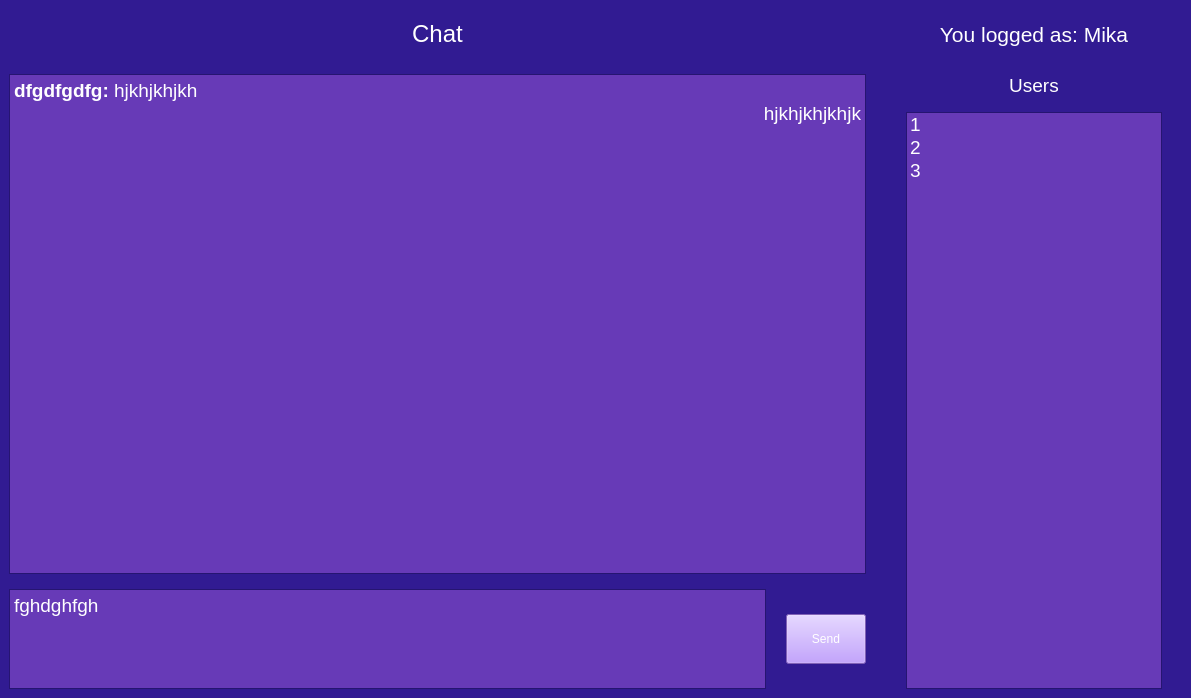
<?xml version="1.0" encoding="UTF-8"?>
<ui version="4.0">
 <class>ClientWindow</class>
 <widget class="QMainWindow" name="ClientWindow">
  <property name="geometry">
   <rect>
    <x>0</x>
    <y>0</y>
    <width>1191</width>
    <height>698</height>
   </rect>
  </property>
  <property name="sizePolicy">
   <sizepolicy hsizetype="Preferred" vsizetype="Preferred">
    <horstretch>0</horstretch>
    <verstretch>0</verstretch>
   </sizepolicy>
  </property>
  <property name="minimumSize">
   <size>
    <width>800</width>
    <height>0</height>
   </size>
  </property>
  <property name="palette">
   <palette>
    <active>
     <colorrole role="WindowText">
      <brush brushstyle="SolidPattern">
       <color alpha="255">
        <red>255</red>
        <green>255</green>
        <blue>255</blue>
       </color>
      </brush>
     </colorrole>
     <colorrole role="Button">
      <brush brushstyle="SolidPattern">
       <color alpha="255">
        <red>255</red>
        <green>51</green>
        <blue>0</blue>
       </color>
      </brush>
     </colorrole>
     <colorrole role="Midlight">
      <brush brushstyle="SolidPattern">
       <color alpha="255">
        <red>227</red>
        <green>84</green>
        <blue>0</blue>
       </color>
      </brush>
     </colorrole>
     <colorrole role="Dark">
      <brush brushstyle="SolidPattern">
       <color alpha="255">
        <red>160</red>
        <green>10</green>
        <blue>0</blue>
       </color>
      </brush>
     </colorrole>
     <colorrole role="Mid">
      <brush brushstyle="SolidPattern">
       <color alpha="255">
        <red>160</red>
        <green>3</green>
        <blue>134</blue>
       </color>
      </brush>
     </colorrole>
     <colorrole role="Text">
      <brush brushstyle="SolidPattern">
       <color alpha="255">
        <red>255</red>
        <green>255</green>
        <blue>255</blue>
       </color>
      </brush>
     </colorrole>
     <colorrole role="ButtonText">
      <brush brushstyle="SolidPattern">
       <color alpha="255">
        <red>42</red>
        <green>209</green>
        <blue>255</blue>
       </color>
      </brush>
     </colorrole>
     <colorrole role="Base">
      <brush brushstyle="SolidPattern">
       <color alpha="255">
        <red>103</red>
        <green>58</green>
        <blue>183</blue>
       </color>
      </brush>
     </colorrole>
     <colorrole role="Window">
      <brush brushstyle="SolidPattern">
       <color alpha="255">
        <red>49</red>
        <green>27</green>
        <blue>146</blue>
       </color>
      </brush>
     </colorrole>
     <colorrole role="Highlight">
      <brush brushstyle="SolidPattern">
       <color alpha="255">
        <red>48</red>
        <green>219</green>
        <blue>214</blue>
       </color>
      </brush>
     </colorrole>
     <colorrole role="Link">
      <brush brushstyle="SolidPattern">
       <color alpha="255">
        <red>255</red>
        <green>131</green>
        <blue>90</blue>
       </color>
      </brush>
     </colorrole>
     <colorrole role="AlternateBase">
      <brush brushstyle="SolidPattern">
       <color alpha="255">
        <red>194</red>
        <green>37</green>
        <blue>246</blue>
       </color>
      </brush>
     </colorrole>
    </active>
    <inactive>
     <colorrole role="WindowText">
      <brush brushstyle="SolidPattern">
       <color alpha="255">
        <red>255</red>
        <green>255</green>
        <blue>255</blue>
       </color>
      </brush>
     </colorrole>
     <colorrole role="Button">
      <brush brushstyle="SolidPattern">
       <color alpha="255">
        <red>255</red>
        <green>51</green>
        <blue>0</blue>
       </color>
      </brush>
     </colorrole>
     <colorrole role="Midlight">
      <brush brushstyle="SolidPattern">
       <color alpha="255">
        <red>227</red>
        <green>84</green>
        <blue>0</blue>
       </color>
      </brush>
     </colorrole>
     <colorrole role="Dark">
      <brush brushstyle="SolidPattern">
       <color alpha="255">
        <red>160</red>
        <green>10</green>
        <blue>0</blue>
       </color>
      </brush>
     </colorrole>
     <colorrole role="Mid">
      <brush brushstyle="SolidPattern">
       <color alpha="255">
        <red>160</red>
        <green>3</green>
        <blue>134</blue>
       </color>
      </brush>
     </colorrole>
     <colorrole role="Text">
      <brush brushstyle="SolidPattern">
       <color alpha="255">
        <red>255</red>
        <green>255</green>
        <blue>255</blue>
       </color>
      </brush>
     </colorrole>
     <colorrole role="ButtonText">
      <brush brushstyle="SolidPattern">
       <color alpha="255">
        <red>42</red>
        <green>209</green>
        <blue>255</blue>
       </color>
      </brush>
     </colorrole>
     <colorrole role="Base">
      <brush brushstyle="SolidPattern">
       <color alpha="255">
        <red>103</red>
        <green>58</green>
        <blue>183</blue>
       </color>
      </brush>
     </colorrole>
     <colorrole role="Window">
      <brush brushstyle="SolidPattern">
       <color alpha="255">
        <red>49</red>
        <green>27</green>
        <blue>146</blue>
       </color>
      </brush>
     </colorrole>
     <colorrole role="Highlight">
      <brush brushstyle="SolidPattern">
       <color alpha="255">
        <red>48</red>
        <green>219</green>
        <blue>214</blue>
       </color>
      </brush>
     </colorrole>
     <colorrole role="Link">
      <brush brushstyle="SolidPattern">
       <color alpha="255">
        <red>255</red>
        <green>131</green>
        <blue>90</blue>
       </color>
      </brush>
     </colorrole>
     <colorrole role="AlternateBase">
      <brush brushstyle="SolidPattern">
       <color alpha="255">
        <red>194</red>
        <green>37</green>
        <blue>246</blue>
       </color>
      </brush>
     </colorrole>
    </inactive>
    <disabled>
     <colorrole role="WindowText">
      <brush brushstyle="SolidPattern">
       <color alpha="255">
        <red>160</red>
        <green>10</green>
        <blue>0</blue>
       </color>
      </brush>
     </colorrole>
     <colorrole role="Button">
      <brush brushstyle="SolidPattern">
       <color alpha="255">
        <red>255</red>
        <green>51</green>
        <blue>0</blue>
       </color>
      </brush>
     </colorrole>
     <colorrole role="Midlight">
      <brush brushstyle="SolidPattern">
       <color alpha="255">
        <red>227</red>
        <green>84</green>
        <blue>0</blue>
       </color>
      </brush>
     </colorrole>
     <colorrole role="Dark">
      <brush brushstyle="SolidPattern">
       <color alpha="255">
        <red>160</red>
        <green>10</green>
        <blue>0</blue>
       </color>
      </brush>
     </colorrole>
     <colorrole role="Mid">
      <brush brushstyle="SolidPattern">
       <color alpha="255">
        <red>160</red>
        <green>3</green>
        <blue>134</blue>
       </color>
      </brush>
     </colorrole>
     <colorrole role="Text">
      <brush brushstyle="SolidPattern">
       <color alpha="255">
        <red>160</red>
        <green>10</green>
        <blue>0</blue>
       </color>
      </brush>
     </colorrole>
     <colorrole role="ButtonText">
      <brush brushstyle="SolidPattern">
       <color alpha="255">
        <red>160</red>
        <green>10</green>
        <blue>0</blue>
       </color>
      </brush>
     </colorrole>
     <colorrole role="Base">
      <brush brushstyle="SolidPattern">
       <color alpha="255">
        <red>49</red>
        <green>27</green>
        <blue>146</blue>
       </color>
      </brush>
     </colorrole>
     <colorrole role="Window">
      <brush brushstyle="SolidPattern">
       <color alpha="255">
        <red>49</red>
        <green>27</green>
        <blue>146</blue>
       </color>
      </brush>
     </colorrole>
     <colorrole role="Highlight">
      <brush brushstyle="SolidPattern">
       <color alpha="255">
        <red>0</red>
        <green>120</green>
        <blue>215</blue>
       </color>
      </brush>
     </colorrole>
     <colorrole role="Link">
      <brush brushstyle="SolidPattern">
       <color alpha="255">
        <red>255</red>
        <green>131</green>
        <blue>90</blue>
       </color>
      </brush>
     </colorrole>
     <colorrole role="AlternateBase">
      <brush brushstyle="SolidPattern">
       <color alpha="255">
        <red>194</red>
        <green>37</green>
        <blue>246</blue>
       </color>
      </brush>
     </colorrole>
    </disabled>
   </palette>
  </property>
  <property name="windowTitle">
   <string>Messenger</string>
  </property>
  <widget class="QWidget" name="centralwidget">
   <layout class="QGridLayout" name="gridLayout_2">
    <item row="0" column="0">
     <layout class="QGridLayout" name="gridLayout" rowstretch="1,10,2" columnstretch="10,0,0,0">
      <property name="rightMargin">
       <number>20</number>
      </property>
      <property name="horizontalSpacing">
       <number>20</number>
      </property>
      <property name="verticalSpacing">
       <number>15</number>
      </property>
      <item row="2" column="1">
       <widget class="QPushButton" name="SendButton">
        <property name="sizePolicy">
         <sizepolicy hsizetype="Minimum" vsizetype="Expanding">
          <horstretch>0</horstretch>
          <verstretch>0</verstretch>
         </sizepolicy>
        </property>
        <property name="maximumSize">
         <size>
          <width>16777215</width>
          <height>50</height>
         </size>
        </property>
        <property name="font">
         <font>
          <family>MS Shell Dlg 2</family>
         </font>
        </property>
        <property name="styleSheet">
         <string notr="true">QPushButton {color: white; background-color: #b388ff;}
QPushButton:hover {
	background-color: #b39ddb;
}</string>
        </property>
        <property name="text">
         <string>Send</string>
        </property>
       </widget>
      </item>
      <item row="0" column="2" rowspan="3">
       <spacer name="horizontalSpacer">
        <property name="orientation">
         <enum>Qt::Horizontal</enum>
        </property>
        <property name="sizeType">
         <enum>QSizePolicy::Fixed</enum>
        </property>
        <property name="sizeHint" stdset="0">
         <size>
          <width>20</width>
          <height>20</height>
         </size>
        </property>
       </spacer>
      </item>
      <item row="0" column="3">
       <layout class="QVBoxLayout" name="verticalLayout_2">
        <item>
         <widget class="QLabel" name="LoggedAsLabel">
          <property name="sizePolicy">
           <sizepolicy hsizetype="Preferred" vsizetype="Preferred">
            <horstretch>0</horstretch>
            <verstretch>0</verstretch>
           </sizepolicy>
          </property>
          <property name="maximumSize">
           <size>
            <width>16777215</width>
            <height>16777215</height>
           </size>
          </property>
          <property name="font">
           <font>
            <pointsize>16</pointsize>
           </font>
          </property>
          <property name="text">
           <string>You logged as: Mika</string>
          </property>
          <property name="alignment">
           <set>Qt::AlignCenter</set>
          </property>
         </widget>
        </item>
       </layout>
      </item>
      <item row="0" column="0" colspan="2">
       <widget class="QLabel" name="ChatLabel">
        <property name="font">
         <font>
          <pointsize>18</pointsize>
         </font>
        </property>
        <property name="text">
         <string>Chat</string>
        </property>
        <property name="alignment">
         <set>Qt::AlignCenter</set>
        </property>
       </widget>
      </item>
      <item row="2" column="0">
       <widget class="QPlainTextEdit" name="MessageInput">
        <property name="minimumSize">
         <size>
          <width>0</width>
          <height>95</height>
         </size>
        </property>
        <property name="font">
         <font>
          <pointsize>14</pointsize>
         </font>
        </property>
        <property name="plainText">
         <string>fghdghfgh</string>
        </property>
        <property name="placeholderText">
         <string>Enter your message...</string>
        </property>
       </widget>
      </item>
      <item row="1" column="3" rowspan="2">
       <layout class="QVBoxLayout" name="verticalLayout">
        <property name="spacing">
         <number>15</number>
        </property>
        <item>
         <widget class="QLabel" name="UsersLabel">
          <property name="font">
           <font>
            <pointsize>14</pointsize>
           </font>
          </property>
          <property name="text">
           <string>Users</string>
          </property>
          <property name="alignment">
           <set>Qt::AlignCenter</set>
          </property>
         </widget>
        </item>
        <item>
         <widget class="QListWidget" name="UsersList">
          <property name="font">
           <font>
            <family>MS Shell Dlg 2</family>
            <pointsize>14</pointsize>
           </font>
          </property>
          <item>
           <property name="text">
            <string>1</string>
           </property>
          </item>
          <item>
           <property name="text">
            <string>2</string>
           </property>
          </item>
          <item>
           <property name="text">
            <string>3</string>
           </property>
          </item>
         </widget>
        </item>
       </layout>
      </item>
      <item row="1" column="0" colspan="2">
       <widget class="QTextEdit" name="ChatTextarea">
        <property name="sizePolicy">
         <sizepolicy hsizetype="Expanding" vsizetype="Expanding">
          <horstretch>0</horstretch>
          <verstretch>0</verstretch>
         </sizepolicy>
        </property>
        <property name="minimumSize">
         <size>
          <width>0</width>
          <height>235</height>
         </size>
        </property>
        <property name="font">
         <font>
          <pointsize>13</pointsize>
         </font>
        </property>
        <property name="readOnly">
         <bool>true</bool>
        </property>
        <property name="html">
         <string>&lt;!DOCTYPE HTML PUBLIC &quot;-//W3C//DTD HTML 4.0//EN&quot; &quot;http://www.w3.org/TR/REC-html40/strict.dtd&quot;&gt;
&lt;html&gt;&lt;head&gt;&lt;meta name=&quot;qrichtext&quot; content=&quot;1&quot; /&gt;&lt;style type=&quot;text/css&quot;&gt;
p, li { white-space: pre-wrap; }
&lt;/style&gt;&lt;/head&gt;&lt;body style=&quot; font-family:'MS Shell Dlg 2'; font-size:13pt; font-weight:400; font-style:normal;&quot;&gt;
&lt;p style=&quot; margin-top:0px; margin-bottom:0px; margin-left:0px; margin-right:0px; -qt-block-indent:0; text-indent:0px;&quot;&gt;&lt;span style=&quot; font-size:14pt; font-weight:600;&quot;&gt;dfgdfgdfg: &lt;/span&gt;&lt;span style=&quot; font-size:14pt;&quot;&gt;hjkhjkhjkh&lt;/span&gt;&lt;/p&gt;
&lt;p align=&quot;right&quot; style=&quot; margin-top:0px; margin-bottom:0px; margin-left:0px; margin-right:0px; -qt-block-indent:0; text-indent:0px;&quot;&gt;&lt;span style=&quot; font-size:14pt;&quot;&gt;hjkhjkhjkhjk&lt;/span&gt;&lt;/p&gt;
&lt;p align=&quot;right&quot; style=&quot;-qt-paragraph-type:empty; margin-top:0px; margin-bottom:0px; margin-left:0px; margin-right:0px; -qt-block-indent:0; text-indent:0px; font-size:14pt;&quot;&gt;&lt;br /&gt;&lt;/p&gt;&lt;/body&gt;&lt;/html&gt;</string>
        </property>
        <property name="placeholderText">
         <string>No messages yet</string>
        </property>
       </widget>
      </item>
     </layout>
    </item>
   </layout>
  </widget>
 </widget>
 <resources/>
 <connections/>
</ui>
